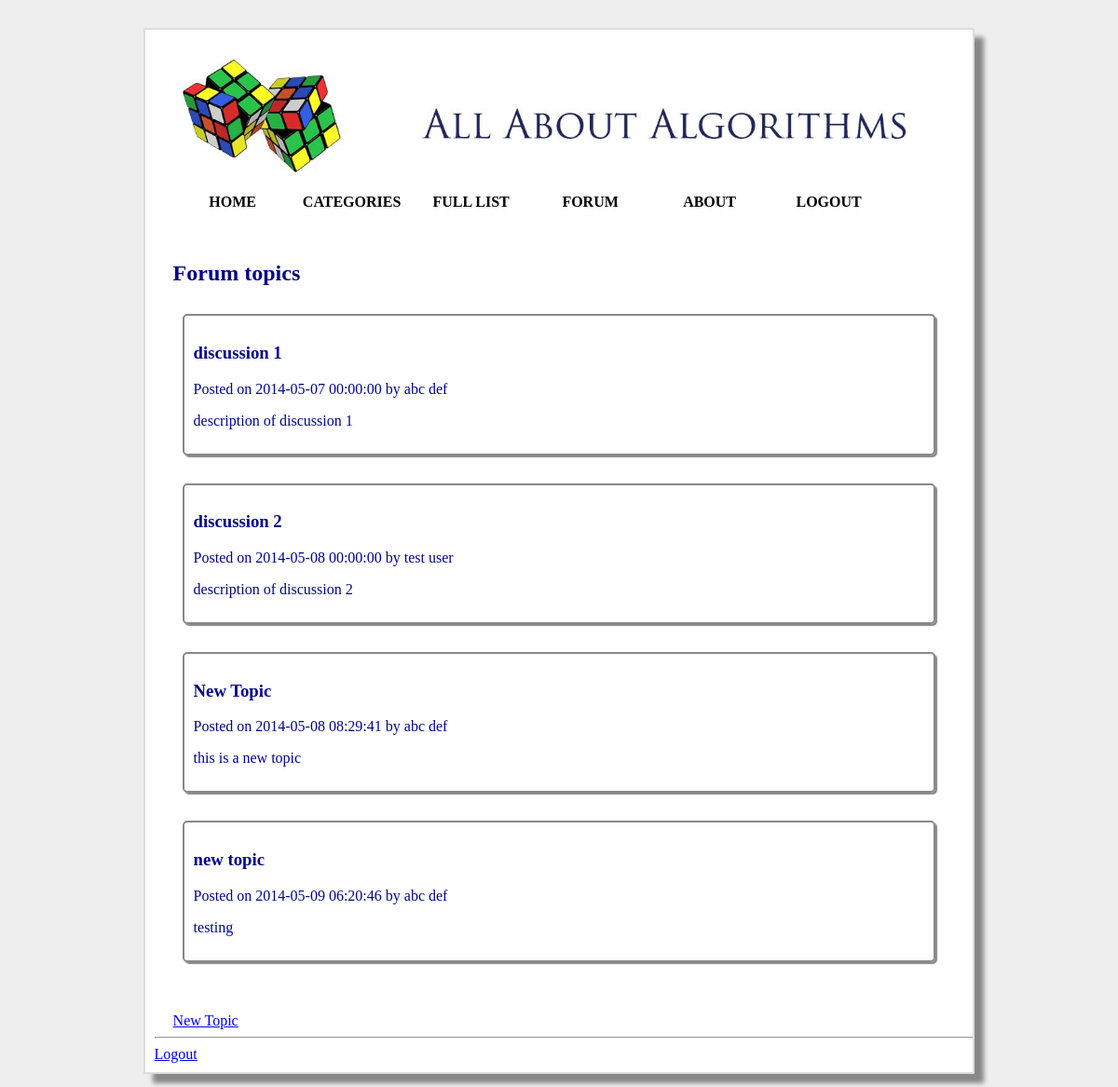
Page /discussions.php (signed in) on the committed database.
### tables this page shows
CREATE TABLE IF NOT EXISTS `forum_discussion` (
  `discussion_ID` int(5) NOT NULL AUTO_INCREMENT,
  `discussion_name` varchar(100) NOT NULL,
  `discussion_description` varchar(1000) NOT NULL,
  `discussion_date` datetime NOT NULL,
  `discussion_author` int(5) NOT NULL,
  PRIMARY KEY (`discussion_ID`),
  KEY `discussion_author` (`discussion_author`)
);

### discussions.php (the view, shortened to what this page needs)
<!DOCTYPE HTML>
<html>
	<head>
		<link href="Home_Style.css" type="text/css" rel="stylesheet">
		<?php
		require_once("db_connect.php");
		?>
	</head>
	<body>
		<div id="big_wrapper">
			<?php
			require_once ('header.php');
			?>
			<h2>Forum topics</h2>
			<?php
			$query = "SELECT * FROM forum_discussion;";
			$result = mysqli_query($link, $query) or die('could not connect ' . mysqli_error($link));
			if ($result) {
				while ($res_array = mysqli_fetch_assoc($result)) {
					$query_author = "SELECT CONCAT(First_Name, ' ', Last_Name) AS name FROM user WHERE user_ID='".$res_array['discussion_author']."';";
					$author_result = mysqli_query($link, $query_author) or die('could not connect ' . mysqli_error($link));
					$author_res_array = mysqli_fetch_assoc($author_result);
					echo "<span class='algo_link'><a href='posts.php?id=".$res_array['discussion_ID']."'>
						<div class='algo_desc'>
							<h3>".$res_array['discussion_name']."</h3>
							<p>Posted on ".$res_array['discussion_date']." by ".$author_res_array['name']."</p>
							<p>".$res_array['discussion_description']."</p>
						</div>
						</a></span>
					";
				}
				echo "<br>
						<a href='new_discussion.php'><p>New Topic</p></a>";
			}
			else{
				echo "
				<p>No rows retreived</p>
				";
			}
			?>
			<?php
		require_once ('footer.php');
		?>
		</div>
	</body>
</html>

### Home_Style.css (style rules this page uses)
body { background-color: #EEEEEE; }
#big_wrapper { position: relative; display: block; margin-left: auto; margin-right: auto; margin-top: 30px; min-height:1000px; overflow: hidden; margin-bottom: 30px; width: 70%; background-color: #FFFFFF; border-radius: 0; padding: 30px; border: 2px solid #DDDDDD; box-shadow: 10px 10px 5px #888888; }
.algo_desc { margin: 10px; padding: 10px; box-shadow: 2px 2px 1px #888888; border-style: outset; margin-bottom: 20px; margin-top: 30px; border: 2px solid #888888 ; border-radius: 5px; }
.algo_link a:visited, .algo_link a:active, .algo_link a:link, .algo_link a:hover { color: black; text-decoration: none; color: #020688; font-family: Tahoma; }
h1, h2 { color: #020688; font-family: Tahoma; }

### rows in the picture
forum_discussion: discussion_name "discussion 1", discussion_date "2014-05-07 00:00:00", name "abc def", discussion_description "description of discussion 1"
forum_discussion: discussion_name "discussion 2", discussion_date "2014-05-08 00:00:00", name "test user", discussion_description "description of discussion 2"
forum_discussion: discussion_name "New Topic", discussion_date "2014-05-08 08:29:41", name "abc def", discussion_description "this is a new topic"
forum_discussion: discussion_name "new topic", discussion_date "2014-05-09 06:20:46", name "abc def", discussion_description "testing"
